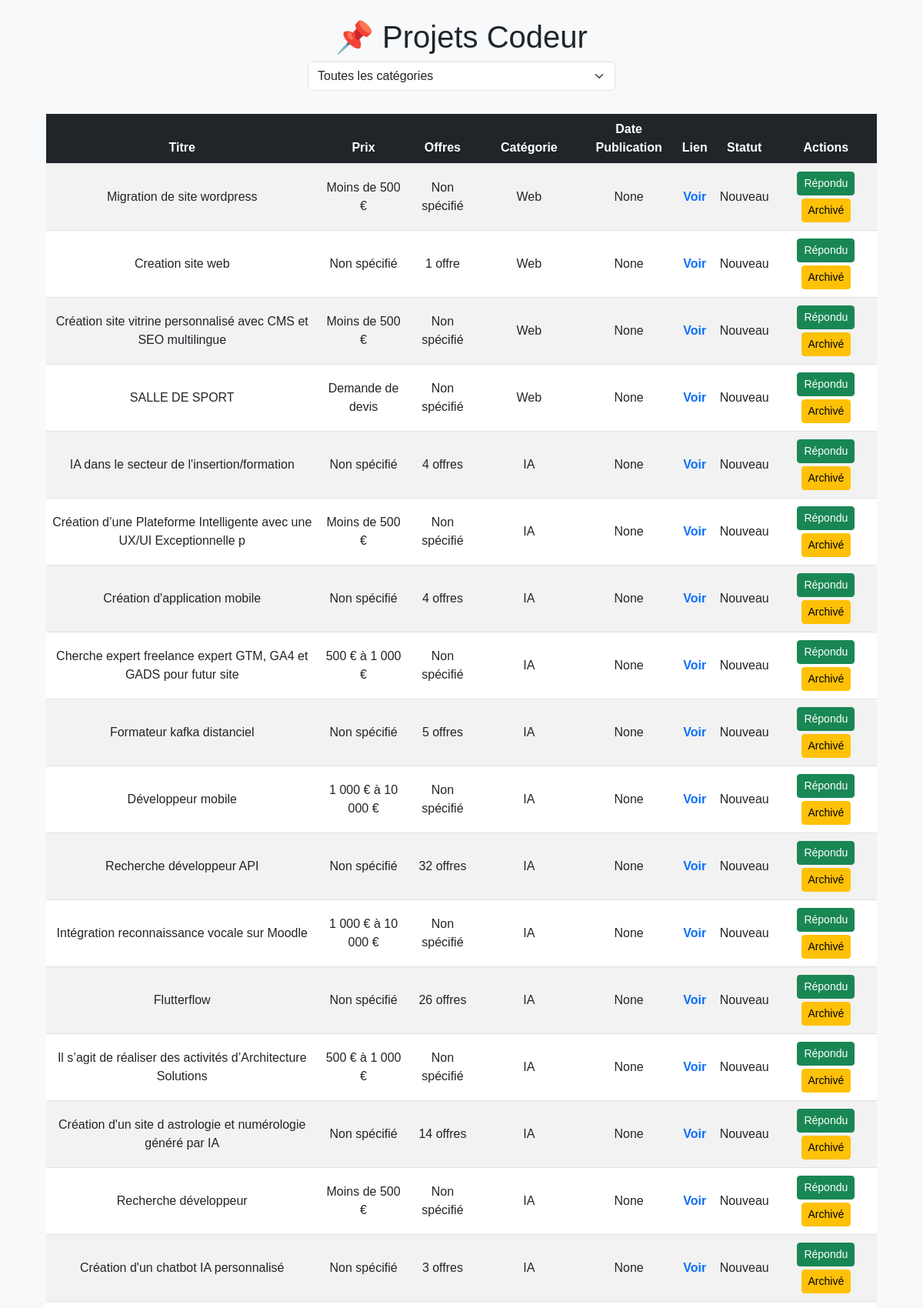
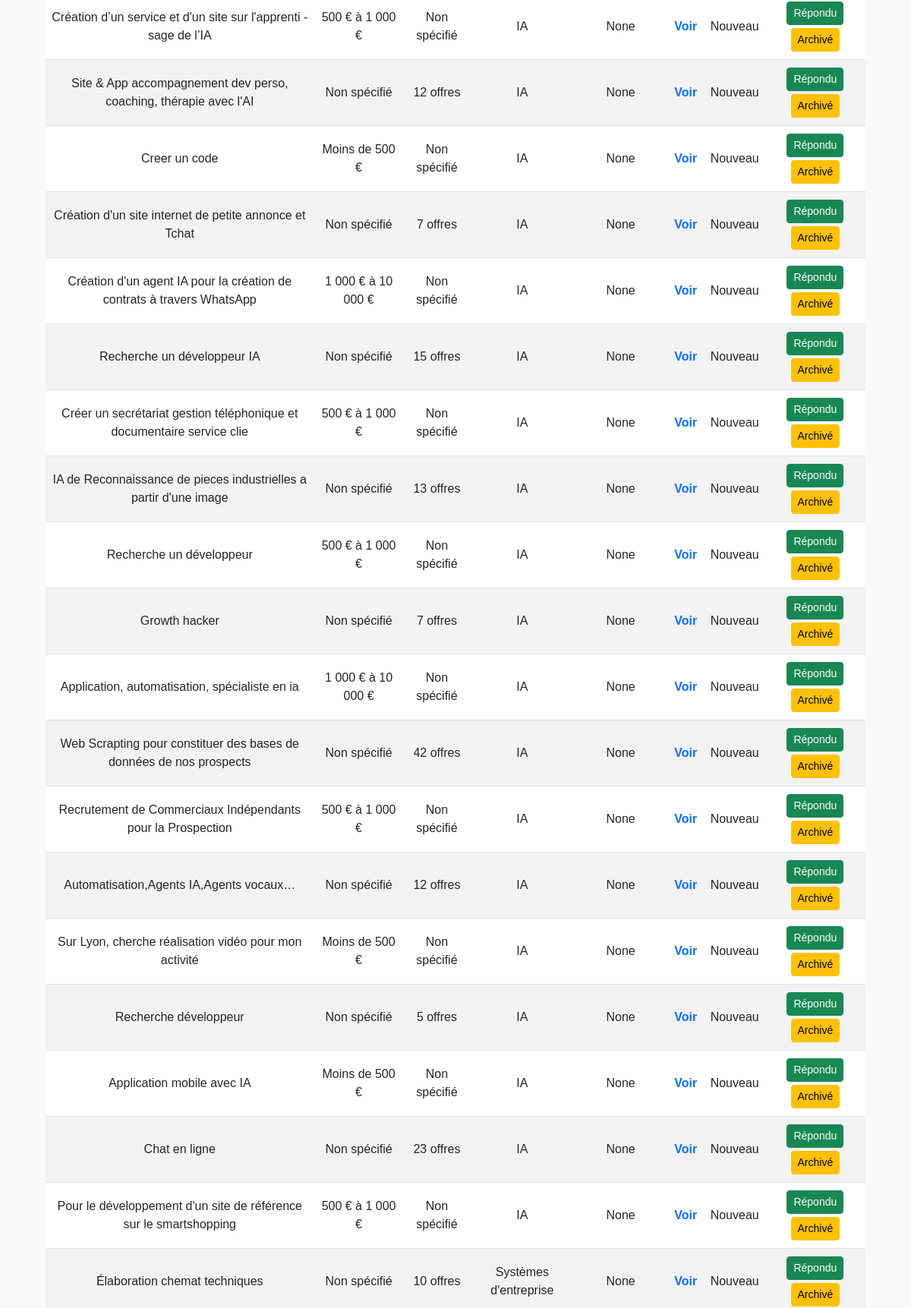
Screenshot of /?page=2 (upper part) with the database file from the repository (2 pictures, top to bottom).
### tables this page shows
CREATE TABLE projects (
                id INTEGER PRIMARY KEY AUTOINCREMENT,
                title TEXT,
                link TEXT UNIQUE,
                price TEXT,
                timestamp DATETIME DEFAULT CURRENT_TIMESTAMP, offers TEXT, category TEXT, status TEXT DEFAULT 'Nouveau', date_publication TEXT);

### server.py (the view)
@app.route("/")
def home():
    page = int(request.args.get("page", 1))
    projects = get_projects(page)
    categories = get_categories()
    return render_template("index.html", projects=projects, categories=categories, page=page)

### server.py (called while the page is built)
def get_projects(page=1, per_page=50):
    offset = (page - 1) * per_page
    conn = sqlite3.connect(DB_NAME)
    c = conn.cursor()
    c.execute('''
        SELECT id, title, link, price, offers, date_publication, category, status
        FROM projects
        WHERE status != 'Archivé'
        ORDER BY datetime(timestamp) DESC
        LIMIT ? OFFSET ?
    ''', (per_page, offset))
    projects = [dict(zip([column[0] for column in c.description], row)) for row in c.fetchall()]
    conn.close()
    return projects

def get_categories():
    conn = sqlite3.connect(DB_NAME)
    c = conn.cursor()
    c.execute("SELECT DISTINCT category FROM projects")
    categories = [row[0] for row in c.fetchall()]
    conn.close()
    return categories

### templates/index.html (shortened to what this page needs)
<!DOCTYPE html>
<html lang="fr">
<head>
    <link href="https://cdn.jsdelivr.net/npm/bootstrap@5.3.0/dist/css/bootstrap.min.css" rel="stylesheet">
</head>
<body>
    <div class="container text-center">
        <h1 class="mt-4"><span style="color:red;">📌</span> Projets Codeur</h1>
        <select id="categoryFilter" class="form-select category-filter">
            <option value="all">Toutes les catégories</option>
        </select>
    </div>
    <div class="table-container">
        <table class="table table-striped table-hover">
            <thead>
                <tr>
                    <th>Titre</th>
                    <th>Prix</th>
                    <th>Offres</th>
                    <th>Catégorie</th>
                    <th>Date Publication</th>
                    <th>Lien</th>
                    <th>Statut</th>
                    <th>Actions</th>
                </tr>
            </thead>
            <tbody id="projectsTable">
                {% for project in projects %}
                <tr class="project-row" data-category="{{ project['category'] }}" data-id="{{ project['id'] }}">
                    <td>{{ project['title'] }}</td>
                    <td>{{ project['price'] }}</td>
                    <td>{{ project['offers'] }}</td>
                    <td>{{ project['category'] }}</td>
                    <td>{{ project['date_publication'] }}</td>
                    <td><a href="{{ project['link'] }}" class="link-btn" target="_blank">Voir</a></td>
                    <td id="status-{{ project['id'] }}">{{ project['status'] }}</td>
                    <td>
                        <button class="btn btn-success btn-sm status-btn"
                            onclick="updateStatus({{ project['id'] }}, 'Répondu')">Répondu</button>
                        <button class="btn btn-warning btn-sm status-btn"
                            onclick="updateStatus({{ project['id'] }}, 'Archivé')">Archivé</button>
                    </td>
                </tr>
                {% endfor %}
            </tbody>
        </table>
    </div>
</body>
</html>

### templates/index.html (style rules this page uses)
body { background-color: #f8f9fa; font-family: Arial, sans-serif; }
.table-container { max-width: 90%; margin: auto; margin-top: 30px; }
.category-filter { width: 100%; max-width: 400px; margin: auto; margin-bottom: 20px; }
.table th { background-color: #212529; color: white; text-align: center; }
.table td { vertical-align: middle; text-align: center; }
.link-btn { text-decoration: none; font-weight: bold; color: #0d6efd; }
.status-btn { margin: 2px; }

### rows the page displays
projects: title "Migration de site wordpress", price "Moins de 500 €", offers "Non spécifié", category "Web", date_publication "None", status "Nouveau"
projects: title "Creation site web", price "Non spécifié", offers "1 offre", category "Web", date_publication "None", status "Nouveau"
projects: title "Création site vitrine personnalisé avec CMS et SEO multilingue", price "Moins de 500 €", offers "Non spécifié", category "Web", date_publication "None", status "Nouveau"
projects: title "SALLE DE SPORT", price "Demande de devis", offers "Non spécifié", category "Web", date_publication "None", status "Nouveau"
projects: title "IA dans le secteur de l'insertion/formation", price "Non spécifié", offers "4 offres", category "IA", date_publication "None", status "Nouveau"
projects: title "Création d’une Plateforme Intelligente avec une UX/UI Exceptionnelle p", price "Moins de 500 €", offers "Non spécifié", category "IA", date_publication "None", status "Nouveau"
projects: title "Création d'application mobile", price "Non spécifié", offers "4 offres", category "IA", date_publication "None", status "Nouveau"
projects: title "Cherche expert freelance expert GTM, GA4 et GADS pour futur site", price "500 € à 1 000 €", offers "Non spécifié", category "IA", date_publication "None", status "Nouveau"
projects: title "Formateur kafka distanciel", price "Non spécifié", offers "5 offres", category "IA", date_publication "None", status "Nouveau"
projects: title "Développeur mobile", price "1 000 € à 10 000 €", offers "Non spécifié", category "IA", date_publication "None", status "Nouveau"
projects: title "Recherche développeur API", price "Non spécifié", offers "32 offres", category "IA", date_publication "None", status "Nouveau"
projects: title "Intégration reconnaissance vocale sur Moodle", price "1 000 € à 10 000 €", offers "Non spécifié", category "IA", date_publication "None", status "Nouveau"
projects: title "Flutterflow", price "Non spécifié", offers "26 offres", category "IA", date_publication "None", status "Nouveau"
projects: title "Il s’agit de réaliser des activités d’Architecture Solutions", price "500 € à 1 000 €", offers "Non spécifié", category "IA", date_publication "None", status "Nouveau"
projects: title "Création d'un site d astrologie et numérologie généré par IA", price "Non spécifié", offers "14 offres", category "IA", date_publication "None", status "Nouveau"
projects: title "Recherche développeur", price "Moins de 500 €", offers "Non spécifié", category "IA", date_publication "None", status "Nouveau"
projects: title "Création d'un chatbot IA personnalisé", price "Non spécifié", offers "3 offres", category "IA", date_publication "None", status "Nouveau"
projects: title "Création d’un service et d'un site sur l'apprenti - sage de l’IA", price "500 € à 1 000 €", offers "Non spécifié", category "IA", date_publication "None", status "Nouveau"
projects: title "Site & App accompagnement dev perso, coaching, thérapie avec l'AI", price "Non spécifié", offers "12 offres", category "IA", date_publication "None", status "Nouveau"
projects: title "Creer un code", price "Moins de 500 €", offers "Non spécifié", category "IA", date_publication "None", status "Nouveau"
projects: title "Création d'un site internet de petite annonce et Tchat", price "Non spécifié", offers "7 offres", category "IA", date_publication "None", status "Nouveau"
projects: title "Création d'un agent IA pour la création de contrats à travers WhatsApp", price "1 000 € à 10 000 €", offers "Non spécifié", category "IA", date_publication "None", status "Nouveau"
projects: title "Recherche un développeur IA", price "Non spécifié", offers "15 offres", category "IA", date_publication "None", status "Nouveau"
projects: title "Créer un secrétariat gestion téléphonique et documentaire service clie", price "500 € à 1 000 €", offers "Non spécifié", category "IA", date_publication "None", status "Nouveau"
projects: title "IA de Reconnaissance de pieces industrielles a partir d'une image", price "Non spécifié", offers "13 offres", category "IA", date_publication "None", status "Nouveau"
projects: title "Recherche un développeur", price "500 € à 1 000 €", offers "Non spécifié", category "IA", date_publication "None", status "Nouveau"
projects: title "Growth hacker", price "Non spécifié", offers "7 offres", category "IA", date_publication "None", status "Nouveau"
projects: title "Application, automatisation, spécialiste en ia", price "1 000 € à 10 000 €", offers "Non spécifié", category "IA", date_publication "None", status "Nouveau"
projects: title "Web Scrapting pour constituer des bases de données de nos prospects", price "Non spécifié", offers "42 offres", category "IA", date_publication "None", status "Nouveau"
projects: title "Recrutement de Commerciaux Indépendants pour la Prospection", price "500 € à 1 000 €", offers "Non spécifié", category "IA", date_publication "None", status "Nouveau"
projects: title "Automatisation,Agents IA,Agents vocaux…", price "Non spécifié", offers "12 offres", category "IA", date_publication "None", status "Nouveau"
projects: title "Sur Lyon, cherche réalisation vidéo pour mon activité", price "Moins de 500 €", offers "Non spécifié", category "IA", date_publication "None", status "Nouveau"
projects: title "Recherche développeur", price "Non spécifié", offers "5 offres", category "IA", date_publication "None", status "Nouveau"
projects: title "Application mobile avec IA", price "Moins de 500 €", offers "Non spécifié", category "IA", date_publication "None", status "Nouveau"
projects: title "Chat en ligne", price "Non spécifié", offers "23 offres", category "IA", date_publication "None", status "Nouveau"
projects: title "Pour le développement d'un site de référence sur le smartshopping", price "500 € à 1 000 €", offers "Non spécifié", category "IA", date_publication "None", status "Nouveau"
projects: title "Élaboration chemat techniques", price "Non spécifié", offers "10 offres", category "Systèmes d'entreprise", date_publication "None", status "Nouveau"
